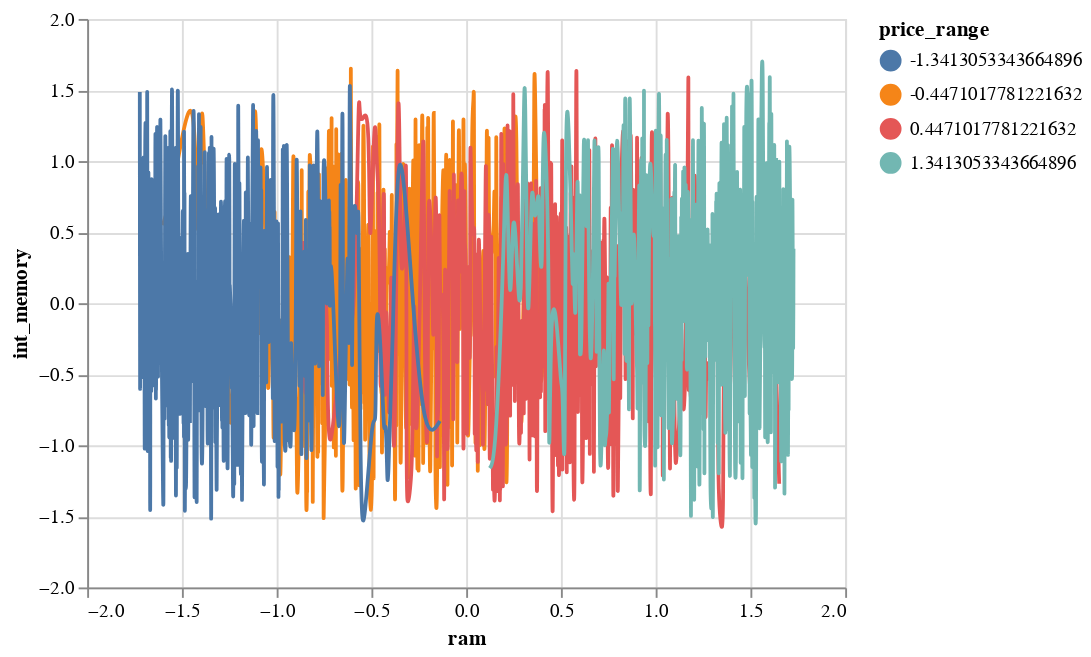

This figure's notebook cell:
### Code cell
nearest = alt.selection(type='single', nearest=True, on='mouseover',
                        fields=['ram'], empty='none')

line = alt.Chart(data).mark_line(interpolate='basis').encode(
    x='ram:Q',
    y='int_memory:Q',
    color='price_range:N'
)

selectors = alt.Chart(data).mark_point().encode(
    x='ram:Q',
    opacity=alt.value(0),
).add_selection(
    nearest
)


points = line.mark_point().encode(
    opacity=alt.condition(nearest, alt.value(1), alt.value(0))
)


text = line.mark_text(align='left', dx=5, dy=-5).encode(
    text=alt.condition(nearest, 'int_memory:Q', alt.value(' '))
)


rules = alt.Chart(data).mark_rule(color='black').encode(
    x='ram:Q',
).transform_filter(
    nearest
)


alt.layer(
    line, selectors, points, rules, text
).properties(
    width=400, height=300
)

### Figure 1 — Vega-Lite specification as saved in the notebook (floating-point values rounded to 4 significant figures; data arrays with more than 128 entries replaced by an {"elided": "..."} marker saying what was removed)
{"config": {"view": {"continuousWidth": 400, "continuousHeight": 300}}, "layer": [{"mark": {"type": "line", "interpolate": "basis"}, "encoding": {"color": {"type": "nominal", "field": "price_range"}, "x": {"type": "quantitative", "field": "ram"}, "y": {"type": "quantitative", "field": "int_memory"}}}, {"mark": "point", "encoding": {"opacity": {"value": 0}, "x": {"type": "quantitative", "field": "ram"}}, "selection": {"selector014": {"type": "single", "nearest": true, "on": "mouseover", "fields": ["ram"], "empty": "none"}}}, {"mark": "point", "encoding": {"color": {"type": "nominal", "field": "price_range"}, "opacity": {"condition": {"value": 1, "selection": "selector014"}, "value": 0}, "x": {"type": "quantitative", "field": "ram"}, "y": {"type": "quantitative", "field": "int_memory"}}}, {"mark": {"type": "rule", "color": "black"}, "encoding": {"x": {"type": "quantitative", "field": "ram"}}, "transform": [{"filter": {"selection": "selector014"}}]}, {"mark": {"type": "text", "align": "left", "dx": 5, "dy": -5}, "encoding": {"color": {"type": "nominal", "field": "price_range"}, "text": {"condition": {"type": "quantitative", "field": "int_memory", "selection": "selector014"}, "value": " "}, "x": {"type": "quantitative", "field": "ram"}, "y": {"type": "quantitative", "field": "int_memory"}}}], "data": {"name": "data-068bf2e650e7c1fb31e2ab77f5a5aa9a"}, "height": 300, "width": 400, "$schema": "https://vega.github.io/schema/vega-lite/v4.8.1.json", "datasets": {"data-068bf2e650e7c1fb31e2ab77f5a5aa9a": {"elided": "1988 records"}}}
